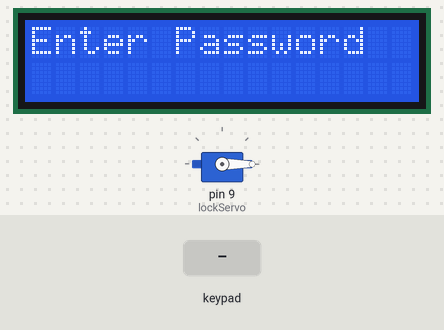
The sketch below on a simulated Arduino Uno, built with avr-gcc and run on an emulated ATmega328P. Parts: 16×2 character LCD, servo. The test bench sets the inputs (shaded band).

Above: at 3.2 s.
3.3 s: keypad keys 1 2 3 4 # pressed 0.4 s apart
At 5.4 s:
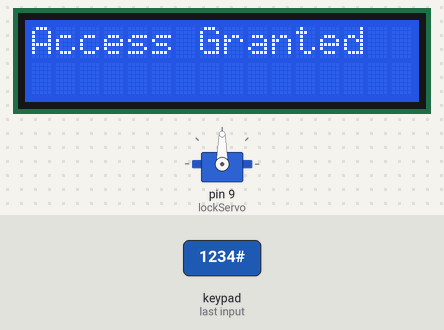
9.8 s: key '#' pressed
At 12.6 s:
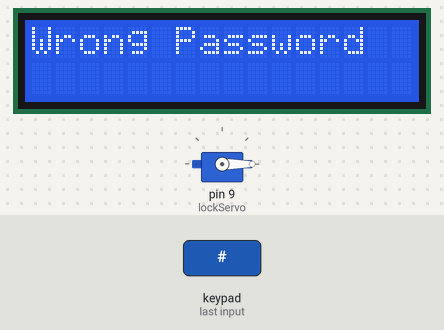
12.8 s: keypad keys 1 2 3 4 * pressed 0.4 s apart
At 15.5 s:
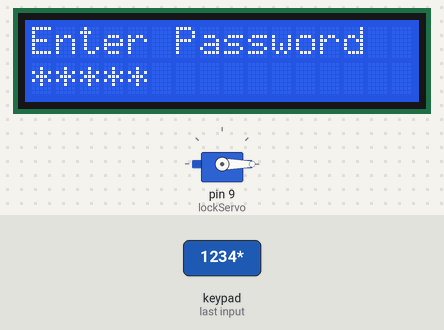
16.3 s: keypad keys 1 2 3 4 A pressed 0.4 s apart
At 18.8 s:
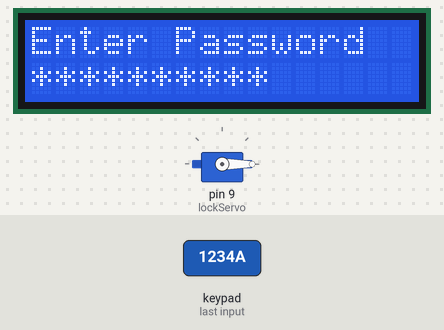
19.8 s: key '1' pressed
At 20.4 s:
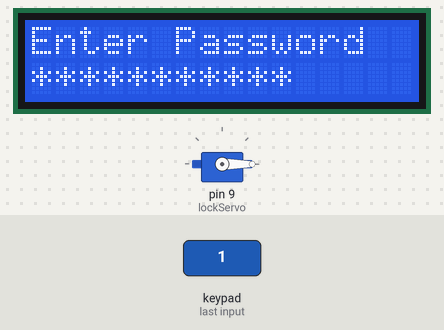
21.3 s: keypad keys 1 2 3 4 D pressed 0.4 s apart
At 23.8 s:
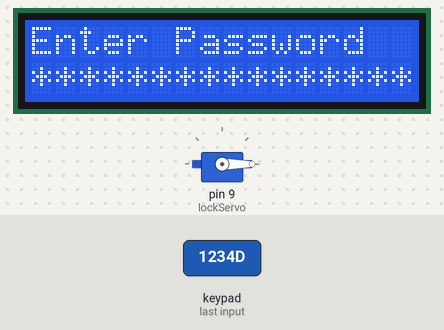
Timing chart, 0 to 25.3 s (numbered marks = the images above; inputs shaded):
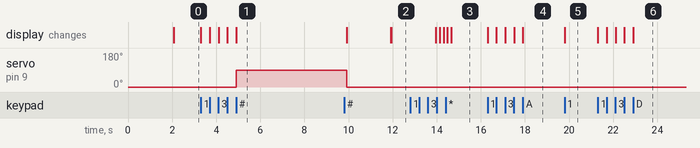

The sketch:

smart_door_lock.ino.ino
```cpp
#include <Keypad.h>
#include <LiquidCrystal.h>
#include <Servo.h>

// LCD Pins
LiquidCrystal lcd(12, 11, 5, 4, 3, 2);

// Servo
Servo lockServo;

// Password
String password = "1234";
String inputPassword = "";

// Keypad Setup
const byte ROWS = 4;
const byte COLS = 4;

char keys[ROWS][COLS] = {
  {'1','2','3','A'},
  {'4','5','6','B'},
  {'7','8','9','C'},
  {'*','0','#','D'}
};

byte rowPins[ROWS] = {A0, A1, A2, A3};
byte colPins[COLS] = {A4, A5, 6, 7};

Keypad keypad = Keypad(makeKeymap(keys), rowPins, colPins, ROWS, COLS);

void setup() {

  lcd.begin(16, 2);

  lockServo.attach(9);

  lockServo.write(0); // Locked position

  lcd.setCursor(0,0);
  lcd.print("Smart Door Lock");

  delay(2000);

  lcd.clear();
  lcd.print("Enter Password");
}

void loop() {

  char key = keypad.getKey();

  if (key) {

    // Display *
    if (key != '#') {
      inputPassword += key;

      lcd.setCursor(inputPassword.length()-1,1);
      lcd.print("*");
    }

    // Check Password
    if (key == '#') {

      lcd.clear();

      if (inputPassword == password) {

        lcd.print("Access Granted");

        lockServo.write(90); // Unlock

        delay(5000);

        lockServo.write(0); // Lock again

        lcd.clear();
        lcd.print("Door Locked");

        delay(2000);

      } else {

        lcd.print("Wrong Password");

        delay(2000);
      }

      // Reset
      inputPassword = "";

      lcd.clear();
      lcd.print("Enter Password");
    }
  }
}
```

Measured:
- after the input at 3.3 s, servo on pin 9 (lockServo): 0° → 90° after 1.6 s; the display: first changes at once (image 1 shows a later state)
- after the input at 9.8 s, the display: first differs from a run without the input after 2.1 s (image 2)
- after the input at 12.8 s, the display: first differs from a run without the input after 1.2 s (image 3 shows a later state)
- after the input at 16.3 s, the display: first changes at once (image 4 shows a later state)
- after the input at 19.8 s, the display: changes at once (image 5)
- after the input at 21.3 s, the display: first changes at once (image 6 shows a later state)
